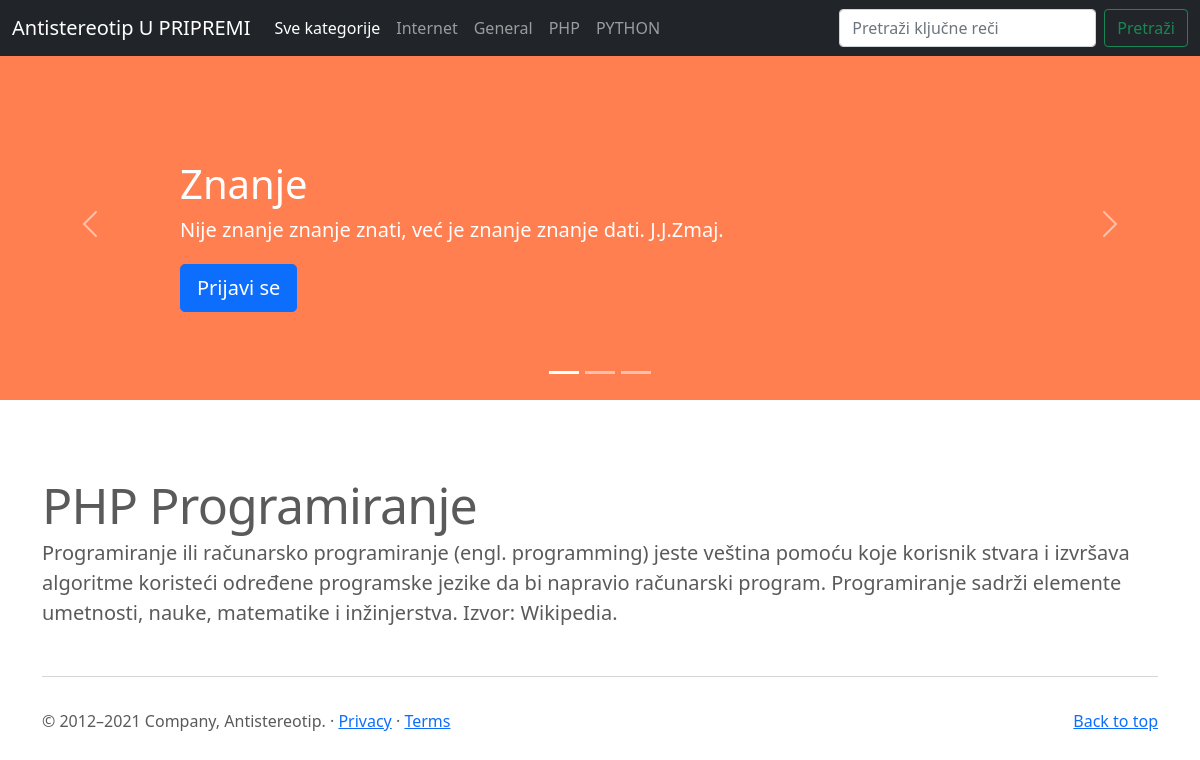
/blogCMS/single.php?post=3, run on the app's committed database.
### tables this page shows
CREATE TABLE `categories` (
  `id` int(11) NOT NULL,
  `text` varchar(100) NOT NULL
);

CREATE TABLE `posts` (
  `id` int(11) NOT NULL,
  `title` varchar(200) NOT NULL,
  `category` int(11) NOT NULL,
  `date` varchar(100) NOT NULL,
  `body` longtext NOT NULL,
  `img` varchar(100) NOT NULL,
  `author` varchar(100) NOT NULL,
  `keywords` varchar(200) NOT NULL
);

### blogCMS/single.php (the view, shortened to what this page needs)
<?php
include 'header.php';
if(isset($_GET['post'])) {
	$id = mysqli_real_escape_string($db, $_GET['post']);
	$query = "SELECT * FROM posts WHERE id='$id'";
}
$posts = $db->query($query);
?>
<main>
<div id="myCarousel" class="carousel slide" data-bs-ride="carousel">
    <div class="carousel-indicators">
      <button type="button" data-bs-target="#myCarousel" data-bs-slide-to="0" class="active" aria-current="true" aria-label="Slide 1"></button>
      <button type="button" data-bs-target="#myCarousel" data-bs-slide-to="1" aria-label="Slide 2"></button>
      <button type="button" data-bs-target="#myCarousel" data-bs-slide-to="2" aria-label="Slide 3"></button>
    </div>
    <div class="carousel-inner">
      <div class="carousel-item active">
        <svg class="bd-placeholder-img" width="100%" height="100%" xmlns="http://www.w3.org/2000/svg" aria-hidden="true" preserveAspectRatio="xMidYMid slice" focusable="false"><rect width="100%" height="100%" fill="#FF7F50"/></svg>
        <div class="container">
          <div class="carousel-caption text-start">
            <h1>Znanje</h1>
            <p>Nije znanje znanje znati, već je znanje znanje dati. J.J.Zmaj.</p>
            <p><a class="btn btn-lg btn-primary" href="#">Prijavi se</a></p>
          </div>
        </div>
      </div>
    </div>
    <button class="carousel-control-prev" type="button" data-bs-target="#myCarousel" data-bs-slide="prev">
      <span class="carousel-control-prev-icon" aria-hidden="true"></span>
    </button>
    <button class="carousel-control-next" type="button" data-bs-target="#myCarousel" data-bs-slide="next">
      <span class="carousel-control-next-icon" aria-hidden="true"></span>
    </button>
  </div>
  <div class="container marketing">
		<?php if ($posts->num_rows > 0) {
		while ($row = $posts->fetch_assoc()) {
		?>
    <div class="row featurette">
      <div class="col-md-12">
        <h2 class="featurette-heading"><?php echo $row['title']; ?></h2>
        <p class="lead"><?php $body = $row['body']; echo $body; ?></p>
      </div>
    </div>
    <hr class="featurette-divider">
	<?php }} ?>
  </div>
<?php
include 'footer.php';
?>

### blogCMS/header.php (shortened to what this page needs)
<?php
include 'includes/db.php';
$query = "SELECT * FROM categories";
$categories = $db->query($query);
?>
<!doctype html>
<html lang="en">
  <head>
<link href="bootstrap-5/assets/dist/css/bootstrap.min.css" rel="stylesheet">
    <link href="bootstrap-5/carousel/carousel.css" rel="stylesheet">
  </head>
  <body>
<header>
  <nav class="navbar navbar-expand-md navbar-dark fixed-top bg-dark">
    <div class="container-fluid">
      <a class="navbar-brand" href="#">Antistereotip U PRIPREMI</a>
      <div class="collapse navbar-collapse" id="navbarCollapse">
        <ul class="navbar-nav me-auto mb-2 mb-md-0">
          <li class="nav-item">
		  <?php if(isset($_GET['category'])) { ?>
            <a class="nav-link" aria-current="page" href="index.php">Sve kategorije</a>
		  <?php } else { ?>
		  <a class="nav-link active" aria-current="page" href="index.php">Sve kategorije</a>
		  </li>
		  <?php } ?>
			<?php if($categories->num_rows > 0) {
				while ($row = $categories->fetch_assoc()){
					if (isset($_GET['category']) && $row['id'] == $_GET['category']) { ?>
          <li class="nav-item">
            <a class="nav-link active" href="index.php?category=<?php echo $row['id']; ?>"><?php echo $row['text']; ?></a>
          </li>
					<?php } else
						echo "<li class='nav-item active'><a class='nav-link' href='index.php?category=$row[id]'>$row[text]</a></li>"; ?>
			<?php }}  ?>
        </ul>
        <form class="d-flex" action="search.php" method="GET">
          <input class="form-control me-2" type="search" aria-label="Search" placeholder="Pretraži ključne reči" name="keys" value="<?php echo isset($_GET['keys']) ? $_GET['keys'] : ''; ?>">
          <button class="btn btn-outline-success" type="submit">Pretraži</button>
        </form>
      </div>
    </div>
  </nav>
</header>

### blogCMS/header.php (style rules this page uses)
.bd-placeholder-img { font-size: 1.125rem; text-anchor: middle; -webkit-user-select: none; -moz-user-select: none; user-select: none; }

### data on the page
categories: text "Internet"
categories: text "General"
categories: text "PHP"
categories: text "PYTHON"
posts: title "PHP Programiranje", body "Programiranje ili računarsko programiranje (engl. programming) jeste veština pomoću koje korisnik stvara i izvršava algoritme koristeći određene programske jezike da bi napravio računarski program. Programiranje sadrži elemente umetnosti, nauke, matematike i inžinjerstva. Izvor: Wikipedia."
